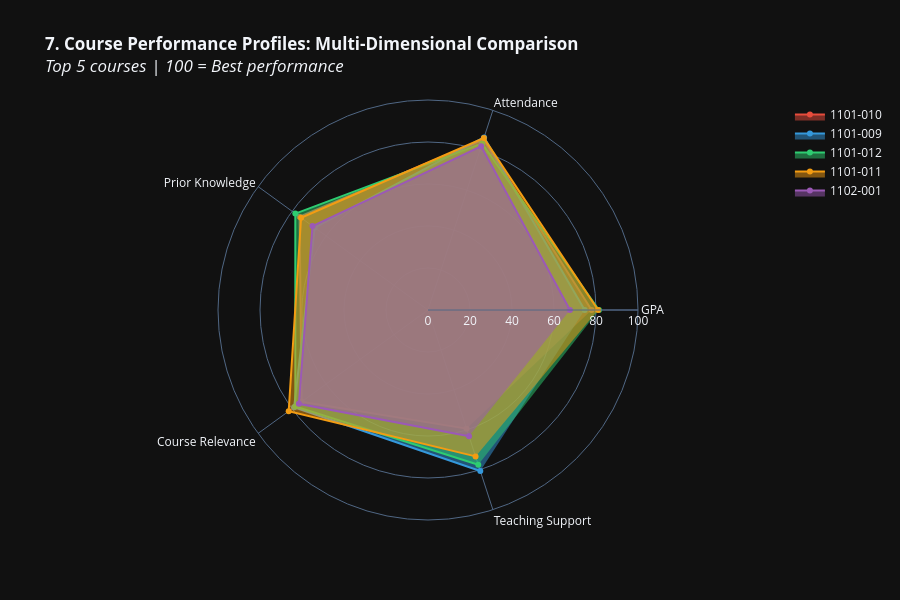

Notebook cell for this chart:
### Code cell
# ==========================================
# CHART 7: Course Performance Radar Chart
# ==========================================

# Calculate course-level metrics
course_radar = master_df.groupby('CLASS').agg({
    'GPA': 'mean',
    'ATTENDANCE': 'mean',
    'PRIOR KNOWLEDGE': 'mean',
    'COURSE RELEVANCE': 'mean',
    'TEACHING SUPPORT': 'mean'
}).reset_index()

# Normalize to 0-100 scale
course_radar['GPA_norm'] = (course_radar['GPA'] / 4.0 * 100).round(1)
course_radar['Knowledge_norm'] = (course_radar['PRIOR KNOWLEDGE'] / 5.0 * 100).round(1)
course_radar['Relevance_norm'] = (course_radar['COURSE RELEVANCE'] / 5.0 * 100).round(1)
course_radar['Teaching_norm'] = (course_radar['TEACHING SUPPORT'] / 5.0 * 100).round(1)

# Select top 5 courses by enrollment
top_courses = master_df['CLASS'].value_counts().head(5).index.tolist()
course_radar_top = course_radar[course_radar['CLASS'].isin(top_courses)]

fig = go.Figure()

categories = ['GPA', 'Attendance', 'Prior Knowledge', 'Course Relevance', 'Teaching Support']
colors = ['#e74c3c', '#3498db', '#2ecc71', '#f39c12', '#9b59b6']

for idx, course in enumerate(top_courses):
    course_data = course_radar_top[course_radar_top['CLASS'] == course].iloc[0]
    
    fig.add_trace(go.Scatterpolar(
        r=[
            course_data['GPA_norm'],
            course_data['ATTENDANCE'],
            course_data['Knowledge_norm'],
            course_data['Relevance_norm'],
            course_data['Teaching_norm']
        ],
        theta=categories,
        fill='toself',
        name=course,
        line_color=colors[idx % len(colors)]
    ))

fig.update_layout(
    polar=dict(
        radialaxis=dict(
            visible=True,
            range=[0, 100]
        )
    ),
    title='<b>7. Course Performance Profiles: Multi-Dimensional Comparison</b><br><i>Top 5 courses | 100 = Best performance</i>',
    showlegend=True,
    height=600
)

fig.show()

### Figure 1 — Plotly figure (JSON) as saved in the notebook; plotly's stock layout.template omitted (floating-point values rounded to 4 significant figures)
{"data": [{"fill": "toself", "line": {"color": "#e74c3c"}, "name": "1101-010", "r": [77.9, 85.36, 75.6, 74.4, 59.4], "theta": ["GPA", "Attendance", "Prior Knowledge", "Course Relevance", "Teaching Support"], "type": "scatterpolar"}, {"fill": "toself", "line": {"color": "#3498db"}, "name": "1101-009", "r": [74.6, 86.41, 66.7, 78.8, 80.6], "theta": ["GPA", "Attendance", "Prior Knowledge", "Course Relevance", "Teaching Support"], "type": "scatterpolar"}, {"fill": "toself", "line": {"color": "#2ecc71"}, "name": "1101-012", "r": [81.4, 83.42, 78.1, 78.1, 77.5], "theta": ["GPA", "Attendance", "Prior Knowledge", "Course Relevance", "Teaching Support"], "type": "scatterpolar"}, {"fill": "toself", "line": {"color": "#f39c12"}, "name": "1101-011", "r": [81, 86.07, 74.7, 82, 73.3], "theta": ["GPA", "Attendance", "Prior Knowledge", "Course Relevance", "Teaching Support"], "type": "scatterpolar"}, {"fill": "toself", "line": {"color": "#9b59b6"}, "name": "1102-001", "r": [67.6, 81.96, 68, 76, 63.2], "theta": ["GPA", "Attendance", "Prior Knowledge", "Course Relevance", "Teaching Support"], "type": "scatterpolar"}], "layout": {"height": 600, "polar": {"radialaxis": {"range": [0, 100], "visible": true}}, "showlegend": true, "title": {"text": "<b>7. Course Performance Profiles: Multi-Dimensional Comparison</b><br><i>Top 5 courses | 100 = Best performance</i>"}}}
